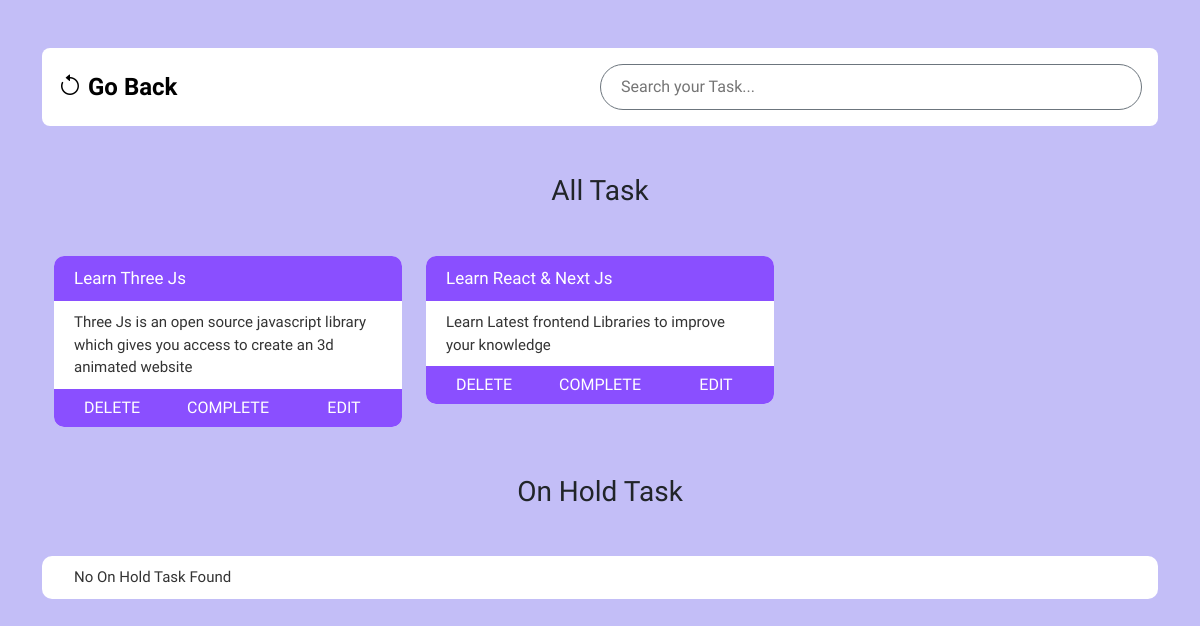
The page /viewAllTask.php (signed in) on the database its author committed.
### tables this page shows
CREATE TABLE `tasks` (
  `id` int(11) NOT NULL AUTO_INCREMENT,
  `user_id` int(11) NOT NULL,
  `title` varchar(255) NOT NULL,
  `description` text DEFAULT NULL,
  `category` enum('Important','Main','Urgent','Work','On Hold') DEFAULT NULL,
  `completed` tinyint(1) DEFAULT 0,
  `created_at` date DEFAULT NULL,
  PRIMARY KEY (`id`),
  KEY `user_id` (`user_id`),
  CONSTRAINT `tasks_ibfk_1` FOREIGN KEY (`user_id`) REFERENCES `users` (`id`)
);

### viewAllTask.php (the view, shortened to what this page needs)
<?php
include "config/db.php";
$id = $_SESSION['logged']['id'];
$sql = "SELECT * FROM tasks WHERE user_id = $id AND category IN ('Important', 'Main', 'Urgent', 'Work') AND completed = 0";
$stmt = $conn->prepare($sql);
$stmt->execute();
$result = $stmt->get_result();
?>
<!DOCTYPE html>
<html lang="en">
<head>
    <?php
    include "./config/icons.php";
    include "./config/bootstrap.php";
    ?>
    <link rel="stylesheet" href="./styles/root.css?v=<?php echo time(); ?>">
    <link rel="stylesheet" href="./styles/viewAllTask.css?v=<?php echo time(); ?>">
</head>
<body class="container">
    <main>
        <div class="navBox bg-white d-flex justify-content-between align-items-center p-3 rounded-3">
            <a href="dashboard.php" class="text-black text-decoration-none fw-bold fs-4"><i class="bi bi-arrow-counterclockwise"></i> Go Back</a>
            <input type="text" id="searchBar" placeholder="Search your Task..." class="col-6 rounded-pill border border-secondary">
        </div>
        <div class="container mt-5 mb-5">
            <div class="text-center mb-5">
                <h3 class="fw-light">All Task</h3>
            </div>
            <div class="row" id="resultBox">
                <?php
                if ($result->num_rows > 0) {
                    while ($row = $result->fetch_assoc()) {
                ?>
                        <div class="col-4">
                            <div class="TaskMainBox">
                                <header>
                                    <?php echo $row['title']; ?>
                                </header>
                                <div class="TaskBody">
                                    <?php echo $row['description']; ?>
                                </div>
                                <div class="footer">
                                    <form method="post" action="deleteTask.php" class="col text-center">
                                        <button name="deleteTask" class="text-center btn customBtn w-100 rounded-0" type="submit">
                                            DELETE
                                        </button>
                                    </form>
                                    <form method="post" action="completeTask.php" class="col text-center">
                                        <button name="completeTask" class="text-center btn customBtn w-100 rounded-0" type="submit">
                                            COMPLETE
                                        </button>
                                    </form>
                                    <form method="post" action="editTask.php" class="col text-center">
                                        <button name="editTask" class="text-center btn customBtn w-100 rounded-0" type="submit">
                                            EDIT
                                        </button>
                                    </form>
                                </div>
                            </div>
                        </div>
                <?php
                    }
                } else {
                    echo "<div class='TaskMainBox'>
                            <div class='TaskBody rounded-3'>
                                No Task Found
                            </div>
                        </div>";
                }
                ?>
            </div>
            <div class="text-center mt-5 mb-5">
                <h3 class="fw-light">On Hold Task</h3>
            </div>
            <div class="row">
                <?php
                $sql2 = "SELECT * FROM tasks WHERE user_id = $id AND category = 'On Hold'";
                $stmt2 = $conn->prepare($sql2);
                $stmt2->execute();
                $result2 = $stmt2->get_result();
                if ($result2->num_rows > 0) {
                    while ($row2 = $result2->fetch_assoc()) {
                ?>
                        <div class="col-4">
                            <div class="TaskMainBox">
                                <header>
                                    <?php echo $row2['title']; ?>
                                </header>
                                <div class="TaskBody">
                                    <?php echo $row2['description']; ?>
                                </div>
                                <div class="footer">
                                    <form method="post" action="deleteTask.php" class="col text-center">
                                        <input type="hidden" name="taskId" value="<?php echo $row2['id']; ?>">
                                        <button name="deleteTask" class="text-center btn customBtn w-100 rounded-0" type="submit">
                                            DELETE
                                        </button>
                                    </form>
                                    <form method="post" action="editOnHoldTask.php" class="col text-center">
                                        <input type="hidden" name="taskId" value="<?php echo $row2['id']; ?>">
                                        <button name="editOnHold" class="text-center btn customBtn w-100 rounded-0" type="submit">
                                            EDIT
                                        </button>
                                    </form>
                                </div>
                            </div>
                        </div>
                <?php
                    }
                } else {
                    echo "<div class='TaskMainBox'>
                            <div class='TaskBody rounded-3'>
                                No On Hold Task Found
                            </div>
                    </div>";
                }
                ?>
            </div>
        </div>
    </main>
</body>
</html>

### styles/root.css (style rules this page uses)
:root { --white: #fff; --mintcream: #effffa; --aliceblue: #e5ecf4; --periwinkle: #c3bef7; --mediumslateblue: #8a4fff; }
* { margin: 0; padding: 0; box-sizing: border-box; font-family: "Wix Madefor Text", sans-serif; }
.customBtn { background-color: var(--mediumslateblue); color: var(--white); }

### styles/viewAllTask.css (style rules this page uses)
body { height: 100%; width: 100%; background-color: var(--periwinkle); }
main { padding: 3rem 0; min-height: 100vh; width: 100%; }
#searchBar { outline: none; padding: 10px 20px; }
.TaskMainBox { background-color: var(--white); border-radius: 10px; max-height: 300px; }
.TaskMainBox header { background-color: var(--mediumslateblue); color: var(--white); padding: 10px 20px; width: 100%; text-wrap: wrap; border-radius: 10px 10px 0 0; font-size: 17px; }
.TaskMainBox .TaskBody { background-color: var(--white); padding: 10px 20px; text-wrap: wrap; font-size: 15px; width: 100%; height: 100%; color: #333; }
.footer { border-radius: 0 0 10px 10px; background-color: var(--aliceblue); display: flex; justify-content: space-between; align-items: center; overflow: hidden; }

### rows shown on the page
tasks: title "Learn Three Js", description "Three Js is an open source javascript library which gives you access to create an 3d animated website"
tasks: title "Learn React & Next Js", description "Learn Latest frontend Libraries to improve your knowledge"
